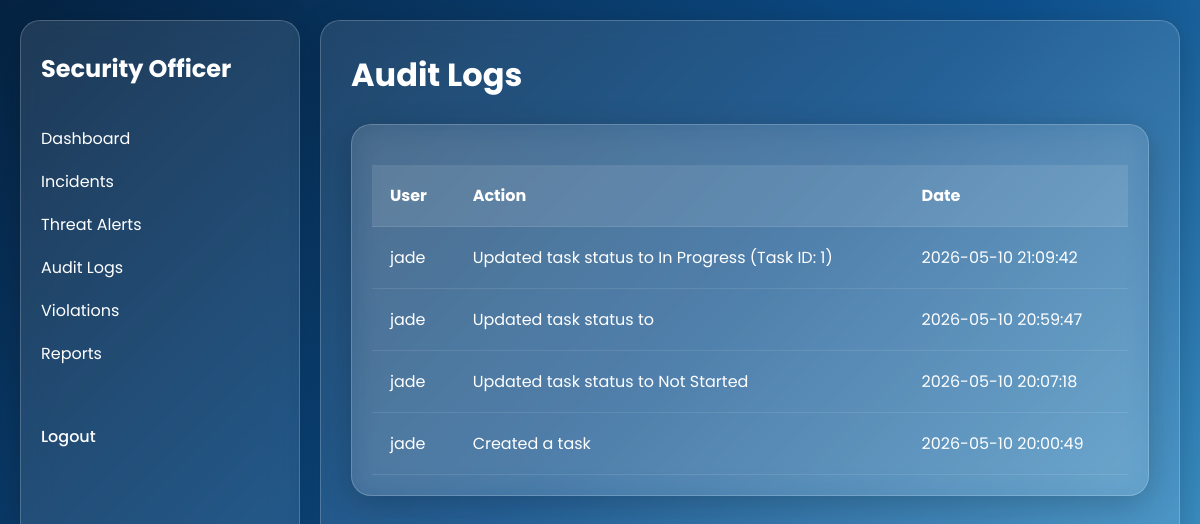
/security/audit-logs.php, run on an earlier commit of the app's database.
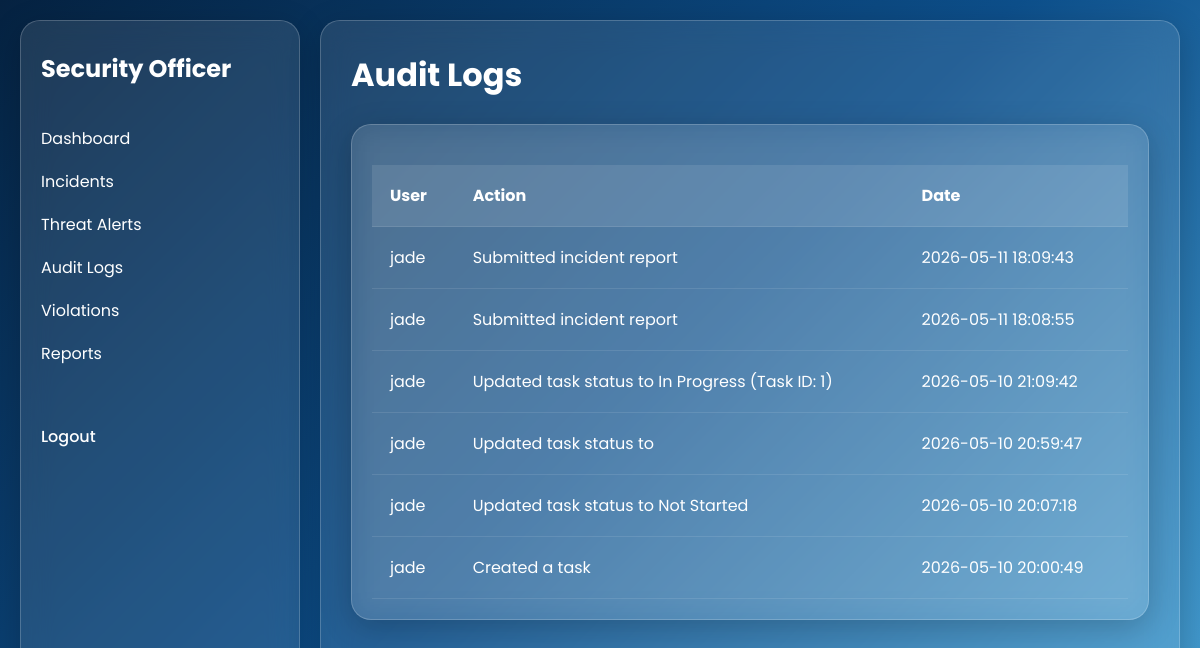
And on a later commit of the database.
### tables this page shows
CREATE TABLE `activity_logs` (
  `id` int(11) NOT NULL,
  `user_id` int(11) DEFAULT NULL,
  `action` varchar(255) DEFAULT NULL,
  `task_id` int(11) DEFAULT NULL,
  `log_time` timestamp NOT NULL DEFAULT current_timestamp()
);

CREATE TABLE `users` (
  `id` int(11) NOT NULL,
  `fullname` varchar(100) DEFAULT NULL,
  `email` varchar(100) DEFAULT NULL,
  `password` varchar(255) DEFAULT NULL,
  `role` enum('admin','security','employee') NOT NULL,
  `violation_count` int(11) DEFAULT 0,
  `is_locked` tinyint(1) DEFAULT 0
);

### security/audit-logs.php (the view)
<?php
include(__DIR__ . '/../config/connect.php');
$logs = mysqli_query($conn, "SELECT activity_logs.*, users.fullname
FROM activity_logs
INNER JOIN users ON activity_logs.user_id = users.id
ORDER BY log_time DESC");
?>
<link rel="stylesheet" href="../css/style.css">
<div class="container dashboard">
    <?php include(__DIR__ . '/../includes/security-sidebar.php'); ?>
    <div class="main-content glass">
        <h1>Audit Logs</h1>
        <div class="glass" style="padding:20px;margin-top:20px;">
            <div class="table-container">
                <table>
                    <tr>
                        <th>User</th>
                        <th>Action</th>
                        <th>Date</th>
                    </tr>
                    <?php while ($l = mysqli_fetch_assoc($logs)) { ?>
                        <tr>
                            <td><?php echo $l['fullname']; ?></td>
                            <td><?php echo $l['action']; ?></td>
                            <td><?php echo $l['log_time']; ?></td>
                        </tr>
                    <?php } ?>
                </table>
            </div>
        </div>
    </div>

What changed in the data, as far as the page shows it:
added activity_logs: user.fullname "jade", action "Submitted incident report", log_time "2026-05-11 18:09:43"
added activity_logs: user.fullname "jade", action "Submitted incident report", log_time "2026-05-11 18:08:55"
